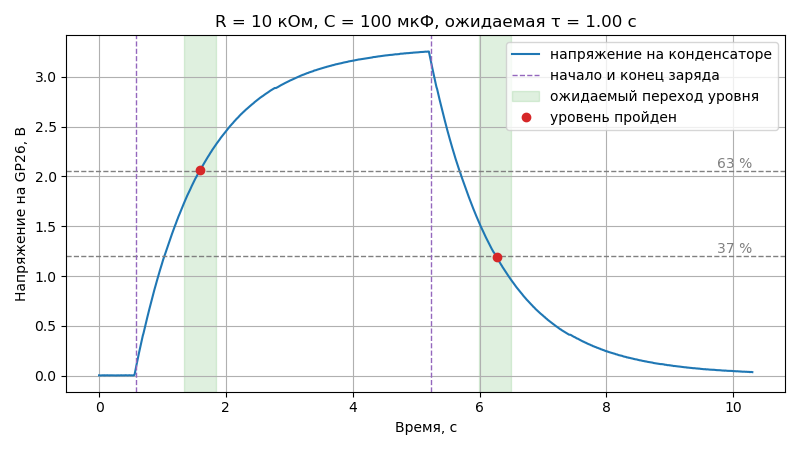

Write Python code to recreate this figure.
# Опыт с RC-цепью на приборе 311-adc. По номиналам деталей ведёт опыт, по 5τ на заряд
# и разряд, сохраняет записи в rc.csv, график в rc.png, номиналы и найденную τ в rc.log
# и сверяет τ с R·C. Приём потока устроен как в get_telemetry.py из п3.1.4.
#
#   python rc.py --r 10 --c 100   — опыт с RC-цепью, R в кОм, C в мкФ
#   python rc.py --plot rc.csv    — разбор готовой записи, номиналы берутся из rc.log

import argparse
import csv
import time

import matplotlib
import serial
from serial.tools import list_ports

# окно не нужно: график сразу сохраняется в файл
matplotlib.use("Agg")
import matplotlib.pyplot as plt

# настоящая τ отличается от R·C из-за допуска деталей: C ±20 %, R ±5 %
TAU_LOW = 0.8 * 0.95
TAU_HIGH = 1.2 * 1.05

VENDOR_ID = 0x2E8A
PRODUCT_ID = 0x000A


def find_board():
    for port in list_ports.comports():
        if port.vid == VENDOR_ID and port.pid == PRODUCT_ID:
            return port
    return None


def parse_record(line):
    """Запись из строки tm: <мкс> <В> <°C> или None, если строка не телеметрии."""
    parts = line.split()
    if len(parts) != 4 or parts[0] != "tm:":
        return None
    try:
        return int(parts[1]), float(parts[2]), float(parts[3])
    except ValueError:
        return None


def collect(device, seconds, period_ms, actions=()):
    records = []
    pending = list(actions)
    with serial.Serial(device, timeout=0.1) as port:
        time.sleep(0.2)
        port.reset_input_buffer()
        port.write(("tm_start %d\r" % period_ms).encode("ascii"))
        started = time.monotonic()
        deadline = started + seconds
        received = ""
        try:
            while time.monotonic() < deadline:
                # команды опыта — в свои моменты от начала приёма
                while pending and time.monotonic() - started >= pending[0][0]:
                    port.write((pending.pop(0)[1] + "\r").encode("ascii"))
                received += port.read(256).decode("ascii", "replace")
                while "\n" in received:
                    line, received = received.split("\n", 1)
                    record = parse_record(line.strip())
                    if record is not None:
                        records.append(record)
                        print("%.3f с  %.3f В  %.1f °C" % (record[0] / 1e6, record[1], record[2]))
        except KeyboardInterrupt:
            print("Остановлено по Ctrl+C")
        finally:
            port.write(b"tm_stop\r")
            port.write(b"charge_off\r")
    return records


def save_csv(records, name):
    # время от первой записи в секундах: так график начинается с нуля
    start_us = records[0][0]
    with open(name, "w", newline="", encoding="utf-8") as f:
        writer = csv.writer(f)
        writer.writerow(["time_s", "voltage_v", "temp_c"])
        for time_us, voltage, temp in records:
            writer.writerow(["%.6f" % ((time_us - start_us) / 1e6), "%.3f" % voltage, "%.1f" % temp])


def load_csv(name):
    times, voltages, temps = [], [], []
    with open(name, newline="", encoding="utf-8") as f:
        for row in csv.DictReader(f):
            times.append(float(row["time_s"]))
            voltages.append(float(row["voltage_v"]))
            temps.append(float(row["temp_c"]))
    return times, voltages, temps


def rc_plan(tau):
    """Период телеметрии, команды опыта и его длительность по ожидаемой τ."""
    # около ста отсчётов на τ, но не чаще, чем умеет прибор
    period_ms = max(10, round(tau * 10))
    # полсекунды покоя, 5τ заряда, 5τ разряда и полсекунды в запас
    actions = [(0.5, "charge_on"), (0.5 + 5 * tau, "charge_off")]
    return period_ms, actions, 1 + 10 * tau


def crossing(voltages, start, level, rising):
    """Номер первой записи от start, на которой напряжение перешло уровень."""
    for i in range(start, len(voltages)):
        if (voltages[i] >= level) if rising else (voltages[i] <= level):
            return i
    return None


def measure_tau(times, voltages):
    """τ заряда и разряда по уровням напряжения, как по триггеру осциллографа."""
    top = max(voltages)
    peak = voltages.index(top)
    result = {"top": top}
    # заряд: от начала подъёма (2 % вершины) до 63 % вершины
    start = crossing(voltages, 0, 0.02 * top, True)
    end = crossing(voltages, start, 0.632 * top, True) if start is not None else None
    if end is not None and end <= peak:
        result["charge"] = (times[start], times[end], voltages[end])
    # разряд: от начала спада (98 % вершины) до 37 % вершины
    start = crossing(voltages, peak, 0.98 * top, False)
    end = crossing(voltages, start, 0.368 * top, False) if start is not None else None
    if end is not None:
        result["discharge"] = (times[start], times[end], voltages[end])
    return result


def analyze_rc(csv_name, r_kohm, c_uf):
    tau = r_kohm * c_uf / 1000
    low, high = TAU_LOW * tau, TAU_HIGH * tau
    times, voltages, _ = load_csv(csv_name)
    found = measure_tau(times, voltages)
    top = found["top"]

    fig, ax = plt.subplots(figsize=(8, 4.5))
    ax.plot(times, voltages, label="напряжение на конденсаторе")
    ax.axhline(0.632 * top, color="gray", linestyle="--", linewidth=1)
    ax.axhline(0.368 * top, color="gray", linestyle="--", linewidth=1)
    ax.text(times[-1], 0.632 * top, "63 %", va="bottom", ha="right", color="gray")
    ax.text(times[-1], 0.368 * top, "37 %", va="bottom", ha="right", color="gray")

    lines = ["R_kohm = %g" % r_kohm, "C_uf = %g" % c_uf, "tau_expected_s = %.3f" % tau,
             "tau_min_s = %.3f" % low, "tau_max_s = %.3f" % high]
    passed = True
    for key, name in (("charge", "заряда"), ("discharge", "разряда")):
        if key not in found:
            print("τ %s: уровень не пройден, проверьте цепь и номиналы" % name)
            lines.append("tau_%s_s = none" % key)
            passed = False
            continue
        start, end, level = found[key]
        measured = end - start
        inside = low <= measured <= high
        passed = passed and inside
        # от начала и конца заряда отсчитывается ожидаемый момент перехода уровня
        ax.axvline(start, color="tab:purple", linestyle="--", linewidth=1,
                   label="начало и конец заряда" if key == "charge" else None)
        ax.axvspan(start + low, start + high, color="tab:green", alpha=0.15,
                   label="ожидаемый переход уровня" if key == "charge" else None)
        ax.plot([end], [level], "o", color="tab:red",
                label="уровень пройден" if key == "charge" else None)
        print("τ %s: %.3f с, ожидается %.2f–%.2f с, %s" %
              (name, measured, low, high, "в диапазоне" if inside else "вне диапазона"))
        lines.append("tau_%s_s = %.3f" % (key, measured))
    lines.append("result = %s" % ("ok" if passed else "fail"))

    ax.set_title("R = %g кОм, C = %g мкФ, ожидаемая τ = %.2f с" % (r_kohm, c_uf, tau))
    ax.set_xlabel("Время, с")
    ax.set_ylabel("Напряжение на GP26, В")
    ax.grid(True)
    ax.legend(loc="upper right")
    fig.tight_layout()
    fig.savefig("rc.png")
    print("График сохранён в rc.png")

    with open("rc.log", "w", encoding="utf-8") as f:
        f.write("\n".join(lines) + "\n")
    print("Номиналы и τ записаны в rc.log")
    print("Опыт сошёлся с расчётом" if passed else "Опыт не сошёлся с расчётом")


def read_log(name):
    """Номиналы R и C из rc.log прошлого опыта или None, если файла нет."""
    values = {}
    try:
        with open(name, encoding="utf-8") as f:
            for line in f:
                key, _, value = line.partition("=")
                values[key.strip()] = value.strip()
        return float(values["R_kohm"]), float(values["C_uf"])
    except (OSError, KeyError, ValueError):
        return None


parser = argparse.ArgumentParser(description="Опыт с RC-цепью на приборе 311-adc")
parser.add_argument("--r", type=float, help="сопротивление резистора, кОм")
parser.add_argument("--c", type=float, help="ёмкость конденсатора, мкФ")
parser.add_argument("--plot", metavar="CSV", help="разобрать готовую запись опыта, без платы")
args = parser.parse_args()

if (args.r is None) != (args.c is None):
    parser.error("нужны оба номинала, --r и --c")
if args.r is None:
    # без номиналов можно только разобрать запись, номиналы — из прошлого опыта
    found = read_log("rc.log") if args.plot else None
    if found is None:
        parser.error("укажите номиналы деталей: --r <кОм> --c <мкФ>")
    args.r, args.c = found

tau = args.r * args.c / 1000
print("Ожидаемая τ = R·C = %.3f с" % tau)
if not 1 <= args.r <= 100:
    print("Резистор вне пределов от 1 до 100 кОм, проверка курса такой не примет")
if tau < 0.2:
    print("τ меньше 0,2 с: отсчётов на τ будет мало, возьмите детали из таблицы")

if args.plot:
    analyze_rc(args.plot, args.r, args.c)
else:
    board = find_board()
    if board is None:
        print("Плата не найдена. Проверьте кабель и запишите на плату прошивку прибора.")
    else:
        period_ms, actions, seconds = rc_plan(tau)
        print("Плата на порту %s, опыт %.1f с, период %d мс" % (board.device, seconds, period_ms))
        records = collect(board.device, seconds, period_ms, actions)
        if not records:
            print("Ни одной строки телеметрии не принято.")
        else:
            save_csv(records, "rc.csv")
            print("Записей %d, сохранены в rc.csv" % len(records))
            analyze_rc("rc.csv", args.r, args.c)
